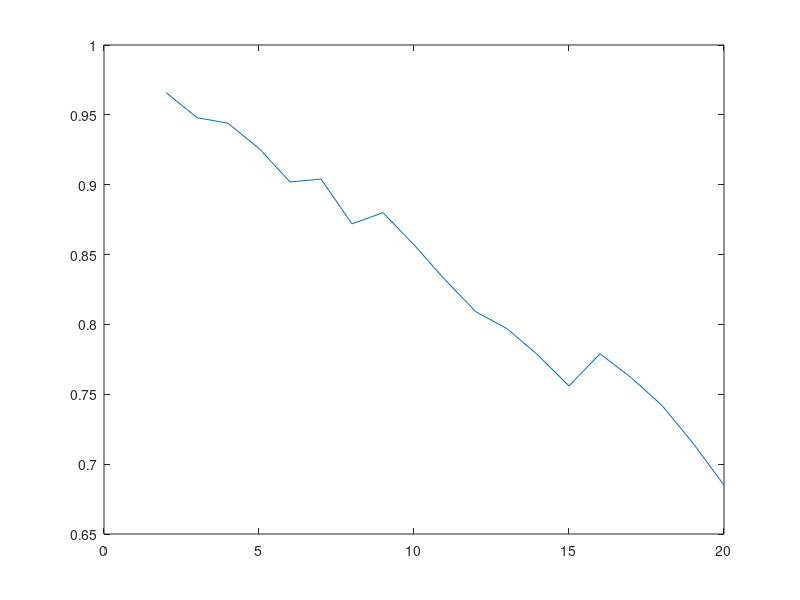

This figure's MATLAB source:
p1=0.002;
p2=0.005;
pa=0.01;

%ex.1 
%a)
f8 = rand(8,1000);
probA = sum((sum(f8<(p1+p2+pa))>0))/1000;
%b)
nB = (sum((sum(f8<(pa))>0))/sum((sum(f8<(p1+p2+pa))>0)))*8;

%ex.2
%a)
prob2A = sum((sum(f8<(p1+p2+pa))==0))/1000;
%b)
prob = p1+p2+pa;
prob2A_t = nchoosek(8, 0) * prob^0*(1-prob)^(8);
%c)
x = 2:20;
y = [];

for i=2 : 20
    f = rand(i,1000);
    y(i-1) = sum((sum(f<(p1+p2+pa))==0))/1000;
end

plot(x,y);

%d) R: 6




